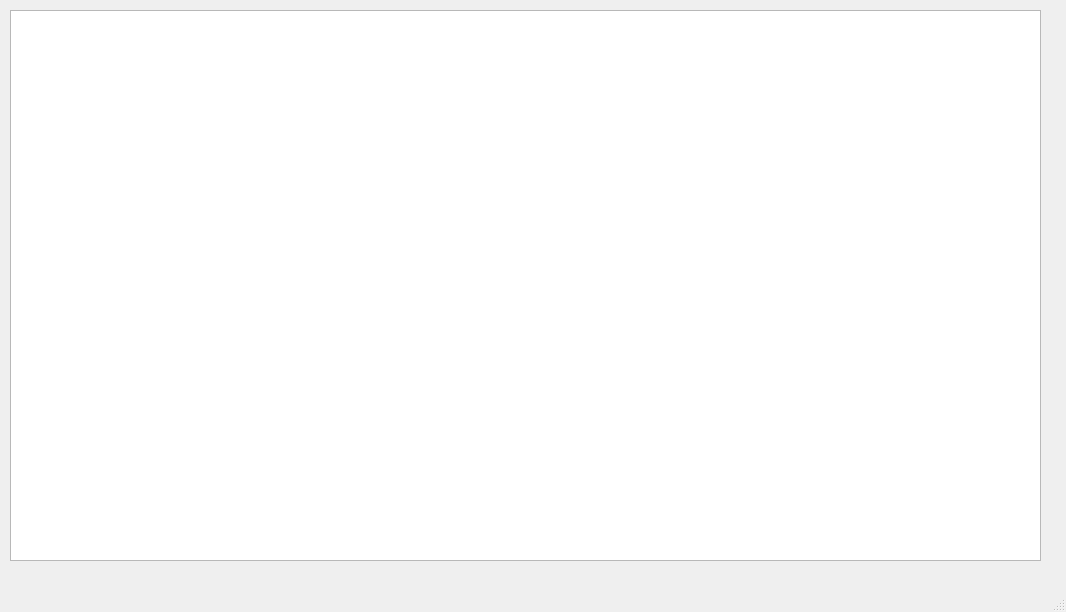
<?xml version="1.0" encoding="UTF-8"?>
<ui version="4.0">
 <class>MainWindow</class>
 <widget class="QMainWindow" name="MainWindow">
  <property name="geometry">
   <rect>
    <x>0</x>
    <y>0</y>
    <width>1066</width>
    <height>612</height>
   </rect>
  </property>
  <property name="windowTitle">
   <string>MainWindow</string>
  </property>
  <widget class="QWidget" name="centralwidget">
   <widget class="QTableWidget" name="tb_dados">
    <property name="geometry">
     <rect>
      <x>10</x>
      <y>10</y>
      <width>1031</width>
      <height>551</height>
     </rect>
    </property>
   </widget>
  </widget>
  <widget class="QMenuBar" name="menubar">
   <property name="geometry">
    <rect>
     <x>0</x>
     <y>0</y>
     <width>1066</width>
     <height>26</height>
    </rect>
   </property>
  </widget>
  <widget class="QStatusBar" name="statusbar"/>
 </widget>
 <resources/>
 <connections/>
</ui>
